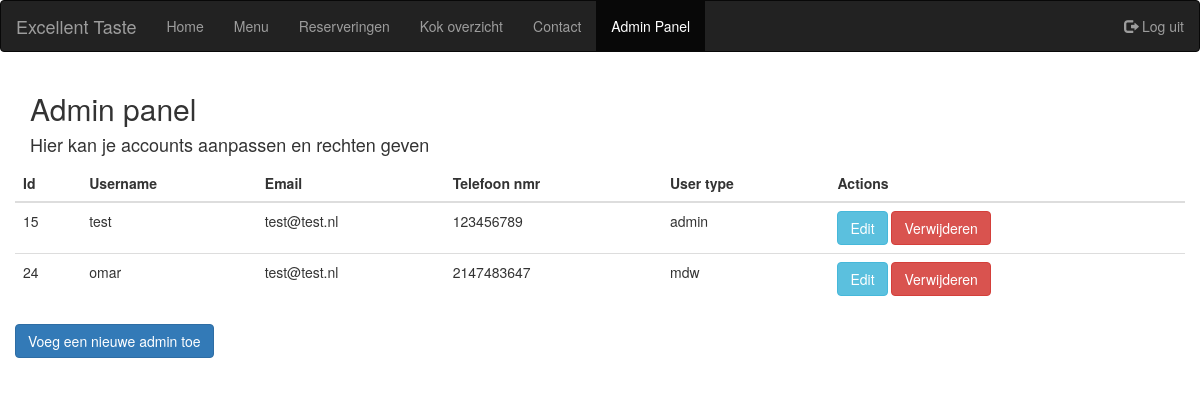
The app's page /admin/index.php (signed in) with its own data.
### tables this page shows
CREATE TABLE `users` (
  `user_id` int(10) NOT NULL,
  `username` varchar(50) NOT NULL,
  `password` varchar(50) NOT NULL,
  `email` varchar(50) NOT NULL,
  `telefoon` int(11) NOT NULL,
  `user_type` varchar(50) NOT NULL
);

### admin/index.php (the view, shortened to what this page needs)
<?php
include_once("../database_conn.php");
$sql = "SELECT * FROM users";
$statement = $db_conn->prepare($sql);
$statement->execute();
$adminP = $statement->fetchAll(PDO::FETCH_ASSOC);
?>
<!DOCTYPE html>
<html>
<head>
    <link rel="stylesheet" href="https://maxcdn.bootstrapcdn.com/bootstrap/3.4.0/css/bootstrap.min.css">
</head>
<body>
    <nav class="navbar navbar-inverse">
        <div class="container-fluid">
            <div class="navbar-header">
                <a class="navbar-brand" href="../index.php">Excellent Taste</a>
            </div>
            <ul class="nav navbar-nav">
                <li><a href="../index.php">Home</a></li>
                <li><a href="../menu.php">Menu</a></li>
                <li><a href="../reserveringen.php">Reserveringen</a></li>
                <li><a href="../kok.php">Kok overzicht</a></li>
                <li><a href="../contact.php">Contact</a></li>
                <li class="active"><a href="index.php">Admin Panel</a></li>
            </ul>
            <form class="navbar-form navbar-left" action="/action_page.php">
            </form>
            <ul class="nav navbar-nav navbar-right">
                <?php
                if (isset($_SESSION['username'])) {
                ?>
                    <li><a href="../login/logout.php"><span class="glyphicon glyphicon-log-out"></span> Log uit</a></li>
                <?php
                } else {
                ?>
                    <li><a href="../login/pdo_login.php"><span class="glyphicon glyphicon-log-in"></span> Login</a></li>
                    <li><a href="../login/registreren.php"><span class="glyphicon glyphicon-user"></span> Registreren</a></li>
                <?php
                }
                ?>
            </ul>
        </div>
    </nav>
    <div class="container">
        <h2 class="align-content-center">Admin panel
        </h2>
        <H4 class="align-content-center">Hier kan je accounts aanpassen en rechten geven
        </H4>
        <div class="row justify-content-center">
            <table class="table">
                <thead>
                    <tr>
                        <th>Id</th>
                        <th>Username</th>
                        <th>Email</th>
                        <th>Telefoon nmr</th>
                        <th>User type</th>
                        <th>Actions</th>
                    </tr>
                </thead>
                <?php
                foreach ($adminP as $row) : ?>
                    <tr>
                        <td>
                            <?php echo $row['user_id']; ?>
                        </td>
                        <td>
                            <?php echo $row['username']; ?>
                        </td>
                        <td>
                            <?php echo $row['email']; ?>
                        </td>
                        <td>
                            <?php echo $row['telefoon']; ?>
                        </td>
                        <td>
                            <?php echo $row['user_type']; ?>
                        </td>
                        <td>
                            <a href="edit.php?id=<?= $row['user_id'] ?>" class="btn btn-info">Edit
                            </a>
                            <a href="proces.php?verwijder=<?php echo $row['user_id']; ?>" class="btn btn-danger">Verwijderen
                            </a>
                        </td>
                    </tr>
                <?php endforeach; ?>
            </table>
            <a type="button" class="btn btn-primary" data-toggle="modal" data-target="#exampleModal" style="margin-bottom: 20px">
                Voeg een nieuwe admin toe
            </a>
        </div>
    </div>
</body>
</html>

### records on screen
users: user_id "15", username "test", email "test@test.nl", telefoon "123456789", user_type "admin"
users: user_id "24", username "omar", email "test@test.nl", telefoon "2147483647", user_type "mdw"
